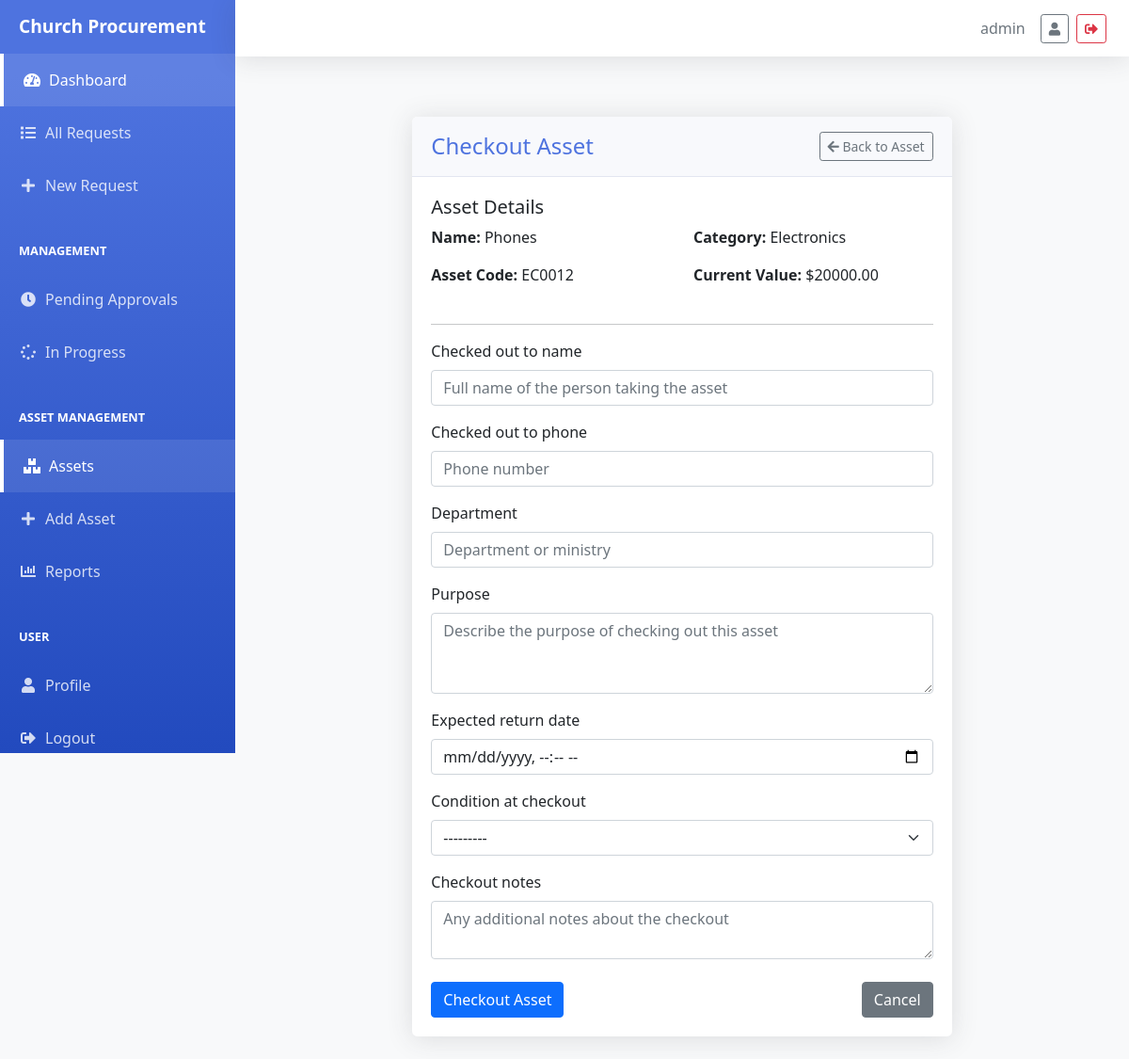
The page /procurement/assets/1/checkout/ (signed in) on the database its author committed.
### procurement/models/asset.py (models this page shows, shortened)
class Asset(models.Model):
    CONDITION_CHOICES = [
        ('EXCELLENT', 'Excellent'),
        ('GOOD', 'Good'),
        ('FAIR', 'Fair'),
        ('POOR', 'Poor'),
        ('DAMAGED', 'Damaged'),
    ]
    STATUS_CHOICES = [
        ('AVAILABLE', 'Available'),
        ('CHECKED_OUT', 'Checked Out'),
        ('MAINTENANCE', 'Under Maintenance'),
        ('RETIRED', 'Retired'),
    ]
    name = models.CharField(max_length=200)
    asset_code = models.CharField(max_length=50, unique=True)
    category = models.ForeignKey(AssetCategory, on_delete=models.PROTECT)
    description = models.TextField()
    purchase_date = models.DateField()
    purchase_value = models.DecimalField(max_digits=10, decimal_places=2)
    current_value = models.DecimalField(max_digits=10, decimal_places=2)
    condition = models.CharField(max_length=20, choices=CONDITION_CHOICES)
    status = models.CharField(max_length=20, choices=STATUS_CHOICES, default='AVAILABLE')
    location = models.CharField(max_length=100)
    last_maintained = models.DateField(null=True, blank=True)
    notes = models.TextField(blank=True)
    created_at = models.DateTimeField(auto_now_add=True)
    updated_at = models.DateTimeField(auto_now=True)

class AssetCategory(models.Model):
    name = models.CharField(max_length=100)
    description = models.TextField(blank=True)
    class Meta:
        verbose_name_plural = "Asset Categories"

### procurement/views/asset_views.py (the view, shortened to what this page needs)
# urls.py: path('assets/<int:pk>/checkout/', AssetCheckoutView.as_view(), name='asset_checkout'),
class AssetCheckoutView(LoginRequiredMixin, CreateView):
    model = AssetCheckout
    form_class = AssetCheckoutForm
    template_name = 'procurement/asset/asset_checkout.html'
    def get_context_data(self, **kwargs):
        context = super().get_context_data(**kwargs)
        context['asset'] = self.get_asset()
        return context
    def get_asset(self):
        return get_object_or_404(Asset, pk=self.kwargs['pk'])

### procurement/templates/procurement/asset/asset_checkout.html (shortened to what this page needs)
{% extends 'base.html' %}
{% load static %}
{% block content %}
<div class="container mt-4">
    <div class="row">
        <div class="col-md-8 offset-md-2">
            <div class="card">
                <div class="card-header d-flex justify-content-between align-items-center">
                    <h4 class="mb-0">Checkout Asset</h4>
                    <a href="{% url 'procurement:asset_detail' asset.pk %}" class="btn btn-outline-secondary btn-sm">
                        <i class="fas fa-arrow-left"></i> Back to Asset
                    </a>
                </div>
                <div class="card-body">
                    <div class="mb-4">
                        <h5>Asset Details</h5>
                        <div class="row">
                            <div class="col-md-6">
                                <p><strong>Name:</strong> {{ asset.name }}</p>
                                <p><strong>Asset Code:</strong> {{ asset.asset_code }}</p>
                            </div>
                            <div class="col-md-6">
                                <p><strong>Category:</strong> {{ asset.category.name }}</p>
                                <p><strong>Current Value:</strong> ${{ asset.current_value|floatformat:2 }}</p>
                            </div>
                        </div>
                    </div>
                    <hr>
                    <form method="post" class="needs-validation mt-3" novalidate>
                        {% for field in form %}
                        <div class="mb-3">
                            <label for="{{ field.id_for_label }}" class="form-label">{{ field.label }}</label>
                            {{ field }}
                        </div>
                        {% endfor %}
                        <div class="d-flex justify-content-between mt-4">
                            <button type="submit" class="btn btn-primary">
                                Checkout Asset
                            </button>
                            <a href="{% url 'procurement:asset_detail' asset.pk %}" class="btn btn-secondary">
                                Cancel
                            </a>
                        </div>
                    </form>
                </div>
            </div>
        </div>
    </div>
</div>
{% endblock %}

### templates/base.html (shortened to what this page needs)
<!DOCTYPE html>
<html lang="en">
<head>
    <link href="https://cdn.jsdelivr.net/npm/bootstrap@5.1.3/dist/css/bootstrap.min.css" rel="stylesheet">
    <link href="https://cdnjs.cloudflare.com/ajax/libs/font-awesome/5.15.4/css/all.min.css" rel="stylesheet">
</head>
<body>
    <div class="d-flex" id="wrapper">
        {% if user.is_authenticated %}
        <div id="sidebar-wrapper">
            <div class="sidebar-heading">
                Church Procurement
            </div>
            <div class="list-group list-group-flush">
                <a href="{% url 'procurement:dashboard' %}" class="list-group-item {% if request.resolver_match.view_name == 'procurement:dashboard' %}active{% endif %}">
                    <i class="fas fa-tachometer-alt"></i> Dashboard
                </a>
                <a href="{% url 'procurement:request_list' %}" class="list-group-item {% if 'request_list' in request.path %}active{% endif %}">
                    <i class="fas fa-list"></i> All Requests
                </a>
                <a href="{% url 'procurement:request_create' %}" class="list-group-item {% if 'request_create' in request.path %}active{% endif %}">
                    <i class="fas fa-plus"></i> New Request
                </a>
                {% if user.groups.all.0.name == 'Management' %}
                <div class="sidebar-heading" style="font-size: 0.8rem; padding-top: 2rem;">
                    MANAGEMENT
                </div>
                <a href="{% url 'procurement:request_list' %}?status=PENDING" class="list-group-item {% if 'status=PENDING' in request.get_full_path %}active{% endif %}">
                    <i class="fas fa-clock"></i> Pending Approvals
                </a>
                <a href="{% url 'procurement:request_list' %}?status=IN_PROGRESS" class="list-group-item {% if 'status=IN_PROGRESS' in request.get_full_path %}active{% endif %}">
                    <i class="fas fa-spinner"></i> In Progress
                </a>
                <div class="sidebar-heading" style="font-size: 0.8rem; padding-top: 2rem;">
                    ASSET MANAGEMENT
                </div>
                <a href="{% url 'procurement:asset_list' %}" class="list-group-item {% if '/assets/' in request.path %}active{% endif %}">
                    <i class="fas fa-boxes"></i> Assets
                </a>
                <a href="{% url 'procurement:asset_create' %}" class="list-group-item {% if '/assets/create/' in request.path %}active{% endif %}">
                    <i class="fas fa-plus"></i> Add Asset
                </a>
                <a href="#" class="list-group-item">
                    <i class="fas fa-chart-bar"></i> Reports
                </a>
                {% endif %}
                <div class="sidebar-heading" style="font-size: 0.8rem; padding-top: 2rem;">
                    USER
                </div>
                <a href="{% url 'procurement:profile' %}" class="list-group-item {% if 'profile' in request.path %}active{% endif %}">
                    <i class="fas fa-user"></i> Profile
                </a>
                <a href="{% url 'logout' %}" class="list-group-item">
                    <i class="fas fa-sign-out-alt"></i> Logout
                </a>
            </div>
        </div>
        {% endif %}
        <div id="page-content-wrapper">
            {% if user.is_authenticated %}
            <div class="topbar-wrapper">
                <nav class="topbar">
                    <div class="d-flex justify-content-between align-items-center w-100">
                        <div class="d-flex align-items-center">
                            <span class="me-3 text-muted">{{ user.username }}</span>
                            <a href="{% url 'procurement:profile' %}" class="btn btn-outline-secondary btn-sm me-2">
                                <i class="fas fa-user"></i>
                            </a>
                            <a href="{% url 'logout' %}" class="btn btn-outline-danger btn-sm">
                                <i class="fas fa-sign-out-alt"></i>
                            </a>
                        </div>
                    </div>
                </nav>
            </div>
            {% endif %}
            <div class="main-content">
                {% block content %}
                {% endblock %}
            </div>
        </div>
    </div>
</body>
</html>

### templates/base.html (style rules this page uses)
:root { --sidebar-width: 250px; --topbar-height: 60px; --primary-color: #4e73df; --secondary-color: #858796; }
html, body { height: 100%; margin: 0; padding: 0; background-color: #f8f9fa; overflow-x: hidden; }
#wrapper { display: flex; width: 100%; min-height: 100vh; }
#sidebar-wrapper { height: 100vh; width: var(--sidebar-width); margin-left: 0; background-color: #4e73df; background-image: linear-gradient(180deg, #4e73df 10%, #224abe 100%); transition: margin 0.25s ease-out; position: fixed; z-index: 1; display: flex; flex-direction: column; }
#sidebar-wrapper .sidebar-heading { padding: 0.875rem 1.25rem; font-size: 1.2rem; color: white; font-weight: 700; flex-shrink: 0; }
#sidebar-wrapper .list-group { width: var(--sidebar-width); overflow-y: auto; flex-grow: 1; scrollbar-width: thin; scrollbar-color: rgba(255, 255, 255, 0.2) transparent; }
.list-group-item { border: none; padding: 1rem 1.25rem; background: transparent !important; color: rgba(255, 255, 255, 0.8) !important; display: flex; align-items: center; transition: all 0.3s; }
.list-group-item.active { background: rgba(255, 255, 255, 0.1) !important; color: white !important; border-left: 4px solid white; }
.list-group-item i { margin-right: 0.5rem; width: 20px; text-align: center; }
#page-content-wrapper { width: calc(100% - var(--sidebar-width)); margin-left: var(--sidebar-width); min-height: 100vh; padding-top: calc(var(--topbar-height) + 1rem); display: flex; flex-direction: column; }
.main-content { flex: 1; width: 100%; padding: 20px; overflow-y: auto; }
.form-control, .form-select { max-width: 100%; }
.card { max-width: 100%; overflow-x: auto; }
.topbar { height: var(--topbar-height); background: white; box-shadow: 0 0.15rem 1.75rem 0 rgba(58, 59, 69, 0.15); display: flex; align-items: center; padding: 0 1.5rem; position: sticky; top: 0; z-index: 1000; width: 100%; }
.topbar-wrapper { width: calc(100% - var(--sidebar-width)); margin-left: var(--sidebar-width); position: fixed; top: 0; right: 0; z-index: 1000; }
.main-content { padding: 1.5rem; max-width: 100%; overflow-x: hidden; }
.main-content > .container, .main-content > .container-fluid { padding-right: 15px; padding-left: 15px; width: 100%; max-width: 100%; }
.card-body { padding: 1.25rem; overflow-x: auto; }
.card { border: none; border-radius: 0.35rem; box-shadow: 0 0.15rem 1.75rem 0 rgba(58, 59, 69, 0.15); }
.card-header { background-color: #f8f9fc; border-bottom: 1px solid #e3e6f0; padding: 1rem 1.25rem; font-weight: 700; color: #4e73df; }

### rows shown on the page
Asset: name "Phones", asset_code "EC0012", category.name "Electronics", current_value "20000.00"

### other values the page prints
{{ user.username }} "admin"
{{ field.label }} "Checked out to name" "Checked out to phone" "Department" "Purpose" "Expected return date" "Condition at checkout" "Checkout notes"
